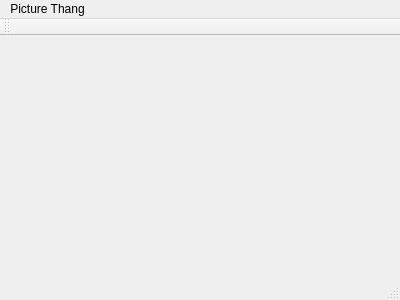
<?xml version="1.0" encoding="UTF-8"?>
<ui version="4.0">
 <class>MainWindow</class>
 <widget class="QMainWindow" name="MainWindow">
  <property name="geometry">
   <rect>
    <x>0</x>
    <y>0</y>
    <width>400</width>
    <height>300</height>
   </rect>
  </property>
  <property name="windowTitle">
   <string>MainWindow</string>
  </property>
  <widget class="QWidget" name="centralWidget"/>
  <widget class="QMenuBar" name="menuBar">
   <property name="geometry">
    <rect>
     <x>0</x>
     <y>0</y>
     <width>400</width>
     <height>29</height>
    </rect>
   </property>
   <widget class="QMenu" name="menu">
    <property name="title">
     <string>Picture Thang</string>
    </property>
   </widget>
   <addaction name="menu"/>
  </widget>
  <widget class="QToolBar" name="mainToolBar">
   <attribute name="toolBarArea">
    <enum>TopToolBarArea</enum>
   </attribute>
   <attribute name="toolBarBreak">
    <bool>false</bool>
   </attribute>
  </widget>
  <widget class="QStatusBar" name="statusBar"/>
 </widget>
 <layoutdefault spacing="6" margin="11"/>
 <resources/>
 <connections/>
</ui>
